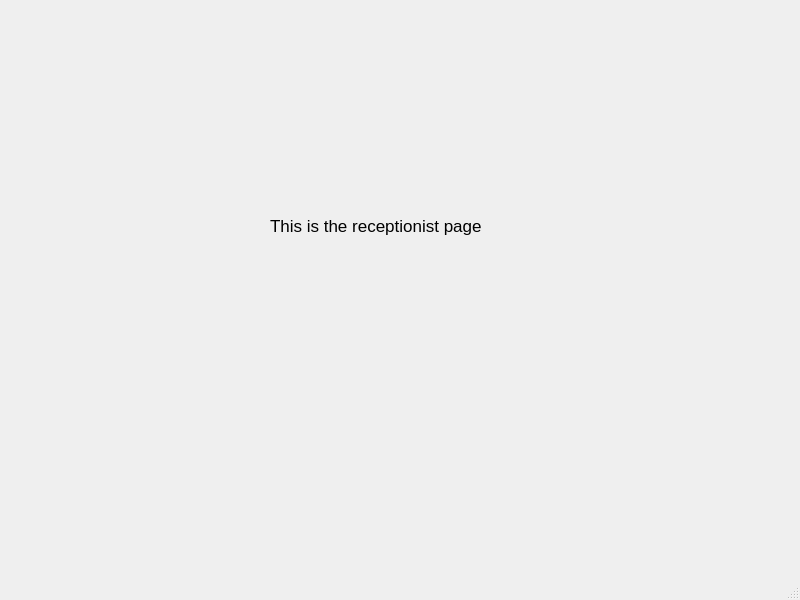
<?xml version="1.0" encoding="UTF-8"?>
<ui version="4.0">
 <class>MainWindow</class>
 <widget class="QMainWindow" name="MainWindow">
  <property name="geometry">
   <rect>
    <x>0</x>
    <y>0</y>
    <width>800</width>
    <height>600</height>
   </rect>
  </property>
  <property name="windowTitle">
   <string>MainWindow</string>
  </property>
  <widget class="QWidget" name="centralwidget">
   <widget class="QLabel" name="label">
    <property name="geometry">
     <rect>
      <x>270</x>
      <y>150</y>
      <width>291</width>
      <height>151</height>
     </rect>
    </property>
    <property name="font">
     <font>
      <pointsize>13</pointsize>
     </font>
    </property>
    <property name="text">
     <string>This is the receptionist page</string>
    </property>
   </widget>
  </widget>
  <widget class="QMenuBar" name="menubar">
   <property name="geometry">
    <rect>
     <x>0</x>
     <y>0</y>
     <width>800</width>
     <height>26</height>
    </rect>
   </property>
  </widget>
  <widget class="QStatusBar" name="statusbar"/>
 </widget>
 <resources/>
 <connections/>
</ui>
